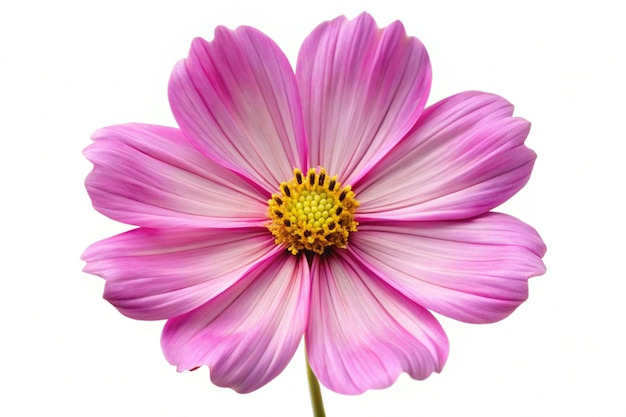
#> input picture img/flor.jpeg, 626 x 417 px, found by its file name
$ python bordes_03.py
#> lines starting #> are read from the running program, lines starting #| are printed output that depends on the picture; after the words box and inside, x2 and y2 are one past the last pixel; in counts of white or black regions, pixels touching at a corner belong together
import cv2

imagen = cv2.imread('img/flor.jpeg',cv2.IMREAD_GRAYSCALE)
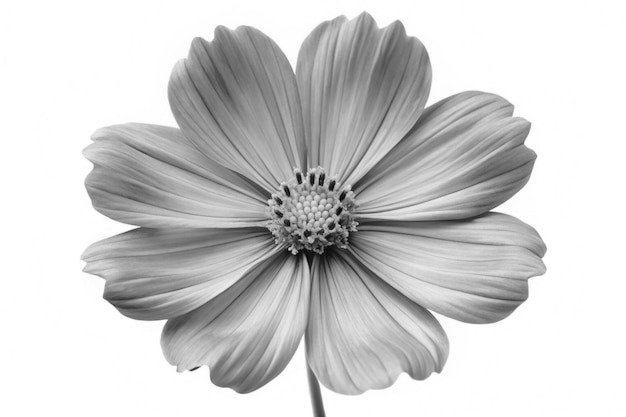
#> imagen: shape (417, 626); min 2, max 255, mean 207.3

cv2.namedWindow('Canny')

def nothing(x):
    pass


#Crear barras para ajustar
cv2.createTrackbar('Trheshold 1','Canny',50,255,nothing)
cv2.createTrackbar('Trheshold 2','Canny',150,255,nothing)


while True:
    trheshold1 = cv2.getTrackbarPos('Trheshold 1','Canny')
    trheshold2 = cv2.getTrackbarPos('Trheshold 2','Canny')

    egdes = cv2.Canny(imagen,trheshold1,trheshold2)
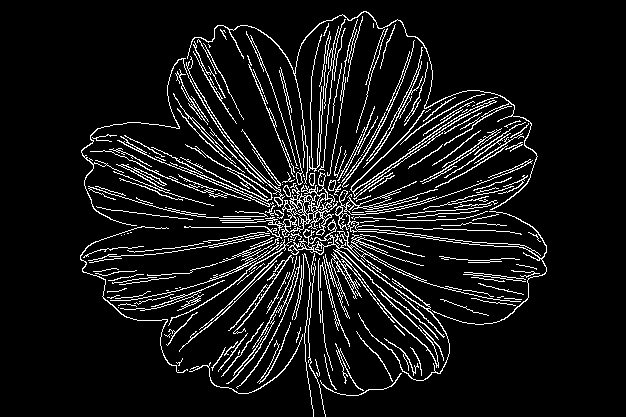
#> egdes: shape (417, 626); 8.7% white in thin lines or dots, all inside (x1, y1, x2, y2) = (80, 11, 547, 417)

    cv2.imshow('Canny',egdes)

    if cv2.waitKey(1) & 0xFF == ord('q'):
#> (key q is pressed here)
        break

cv2.destroyAllWindows()

$ run again, with img/Cat03.jpg copied over img/flor.jpeg
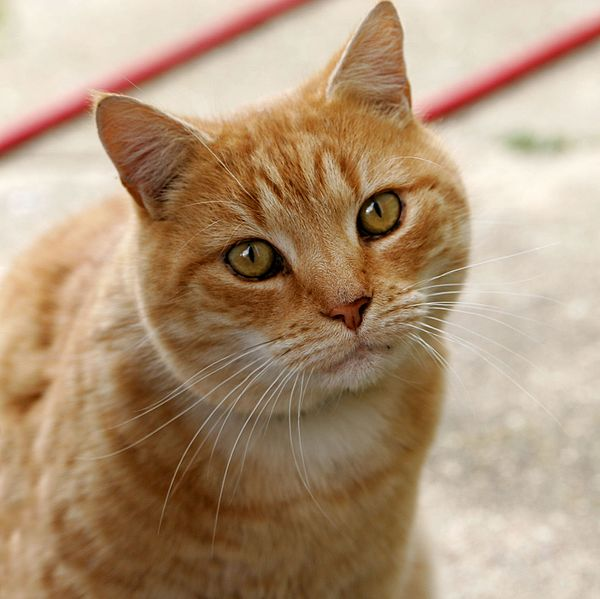
#> input picture img/Cat03.jpg, 600 x 599 px, found by its file name
#> `imagen = cv2.imread('img/flor.jpeg',cv2.IMREAD_GRAYSCALE)`:
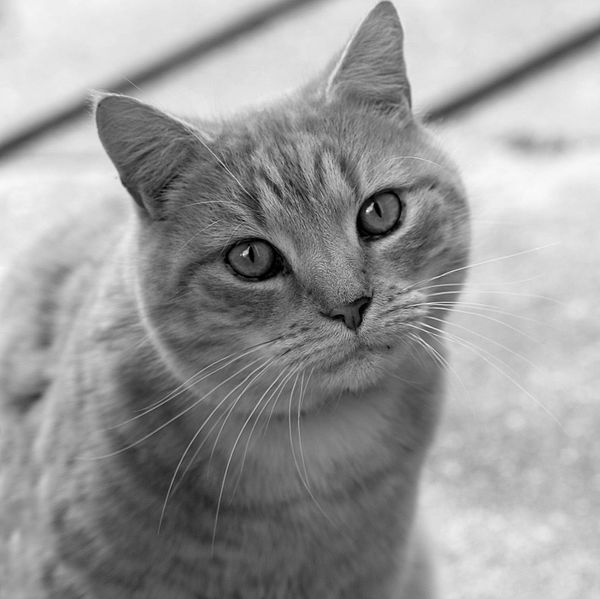
#> imagen: shape (599, 600); min 0, max 253, mean 153.7
#> `egdes = cv2.Canny(imagen,trheshold1,trheshold2)`:
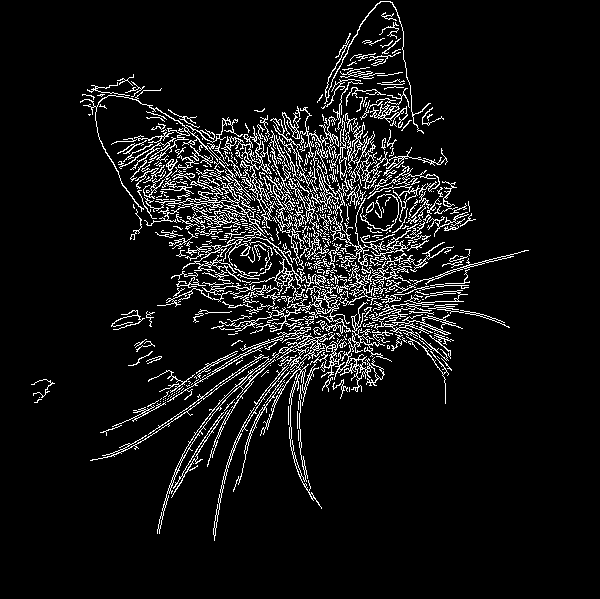
#> egdes: shape (599, 600); 7.5% white in thin lines or dots, all inside (x1, y1, x2, y2) = (31, 1, 529, 541)

$ run again, with img/bananos.jpg copied over img/flor.jpeg
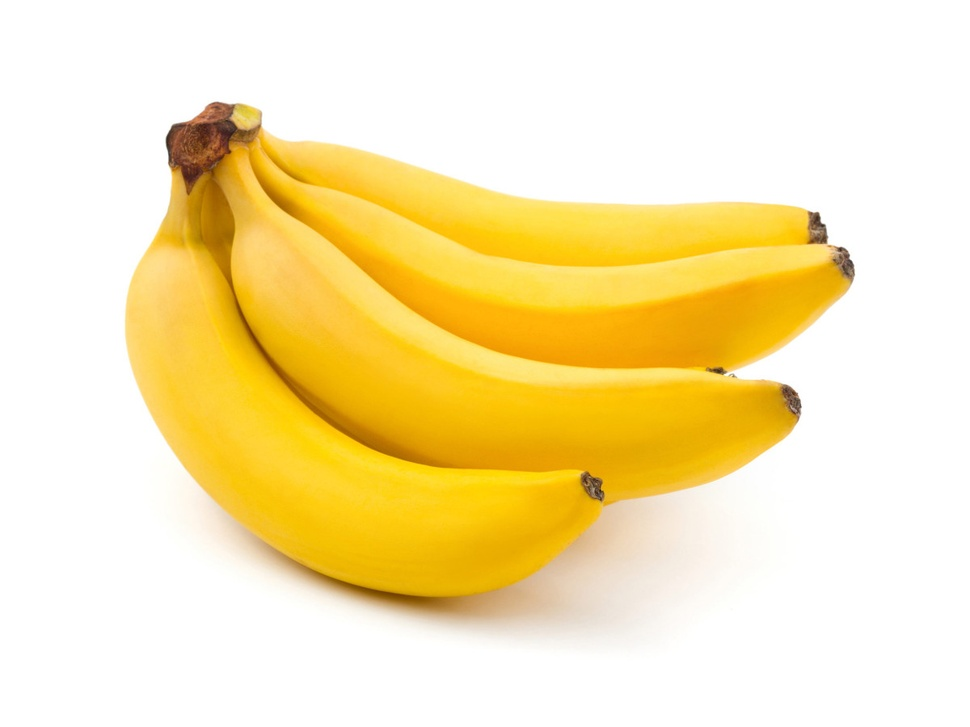
#> input picture img/bananos.jpg, 970 x 727 px, shrunk from 1200 x 900 before the run, found by its file name
#> `imagen = cv2.imread('img/flor.jpeg',cv2.IMREAD_GRAYSCALE)`:
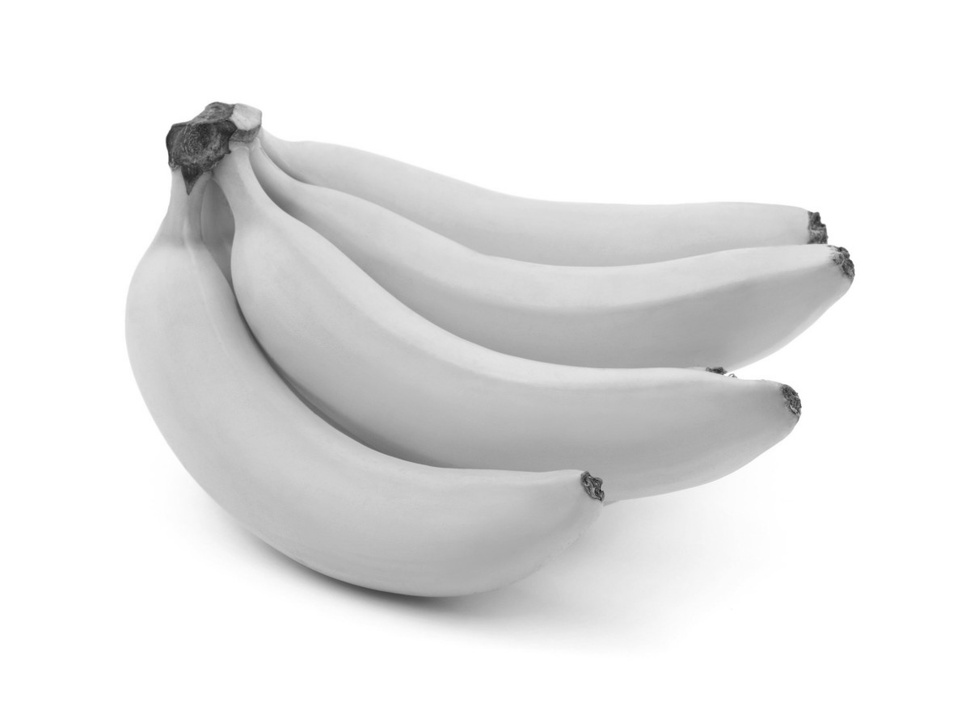
#> imagen: shape (727, 970); min 26, max 255, mean 230.8
#> `egdes = cv2.Canny(imagen,trheshold1,trheshold2)`:
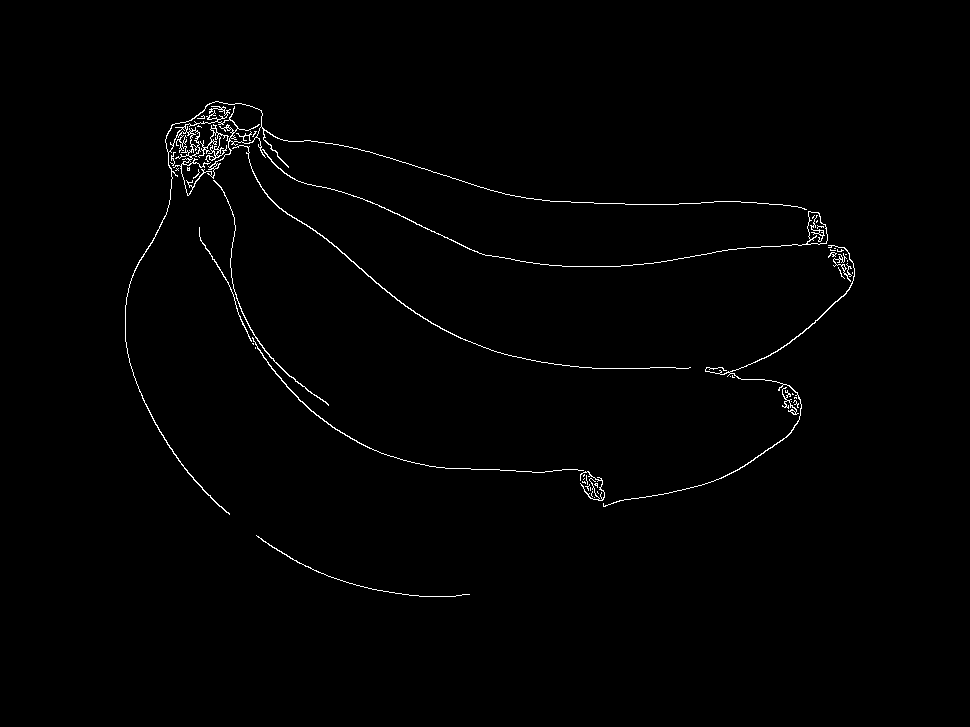
#> egdes: shape (727, 970); 0.92% white in thin lines or dots, all inside (x1, y1, x2, y2) = (125, 101, 855, 597)
